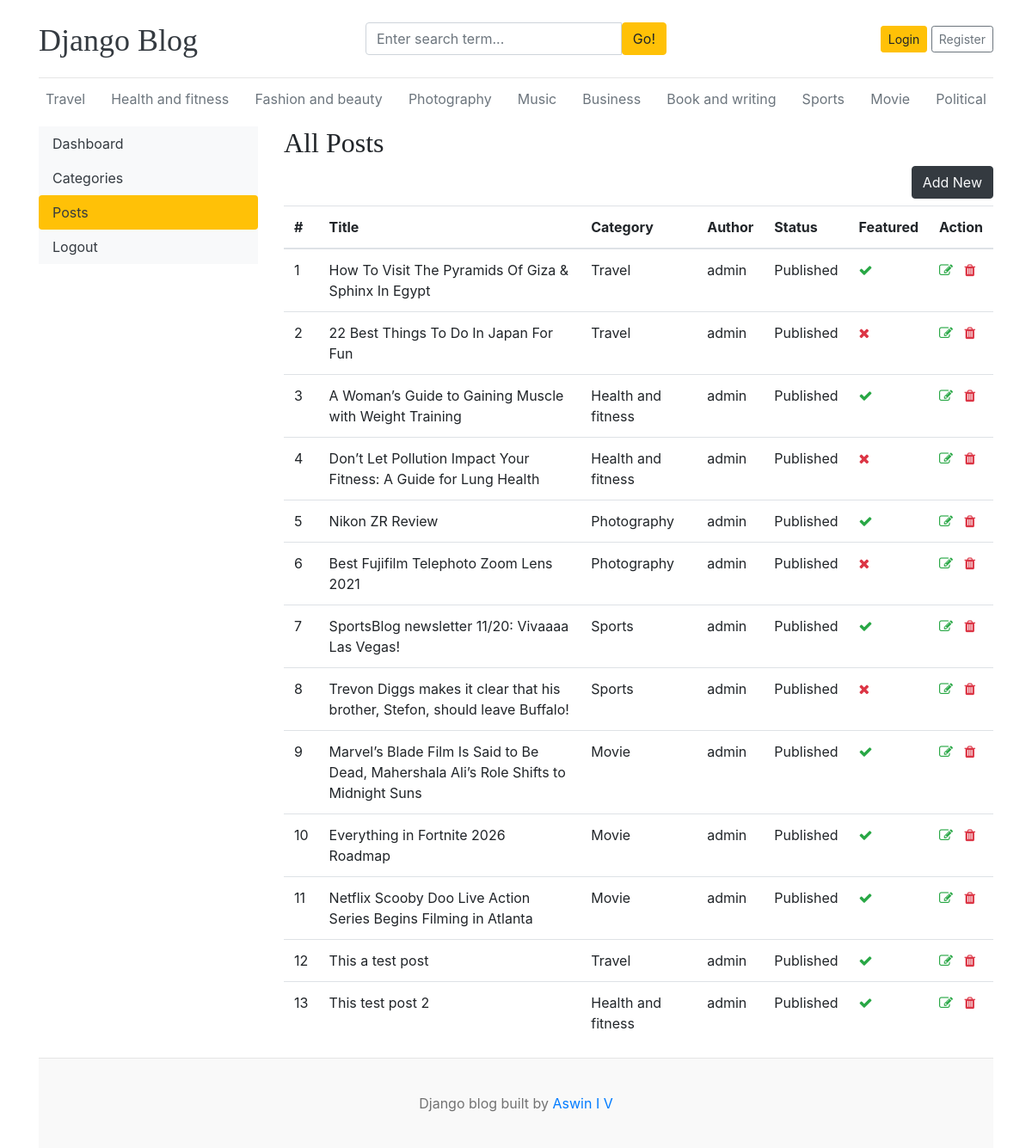
The app's page /dashboard/posts/ with its own data.
### blogs/models.py (models this page shows, shortened)
class Category(models.Model):
    category_name = models.CharField(max_length=50,unique=True)
    created_at = models.DateTimeField(auto_now_add=True)
    updated_at = models.DateTimeField(auto_now=True)
    class Meta:
        verbose_name_plural = 'categories'
    def __str__(self):
        return self.category_name

class Blog(models.Model):
    title = models.CharField(max_length=100)
    slug = models.SlugField(max_length=150,unique=True,blank=True)
    category = models.ForeignKey(Category,on_delete=models.CASCADE)
    author =  models.ForeignKey(User,on_delete=models.CASCADE)
    featured_image = models.ImageField(upload_to='uploads/%Y/%m/%d')
    short_description = models.TextField(max_length=500)
    blog_body = models.TextField(max_length=2000)
    status = models.CharField(max_length=20,choices=STATUS_CHOICES,default=0)
    is_featured = models.BooleanField(default=False)
    created_at = models.DateTimeField(auto_now_add=True)
    updated_at = models.DateTimeField(auto_now=True)

### dashboards/views.py (the view)
# urls.py: path('posts/',views.posts,name='posts'),
def posts(request):
    posts = Blog.objects.all()
    context= {
        'posts' : posts,
    }
    return render(request,'dashboard/posts.html',context)

### blogs/context_processors.py (called while the page is built)
def get_categories(request):
    categories = Category.objects.all()
    return dict(categories=categories)

def get_social_links(request):
    social_links = SocialLink.objects.all()
    return dict(social_links=social_links)

### templates/dashboard/posts.html (shortened to what this page needs)
{% extends 'base.html' %}
{% block content %}
<div class="row">
   {% include 'dashboard/sidebar.html' %}
     <div class="col-md-9">
        <h2>All Posts</h2>
        <a href="{% url 'add_post' %}" class="btn btn-dark text-light float-right mb-2">Add New</a>
        <table class="table table-hover">
  <thead>
    <tr>
      <th>#</th>
      <th>Title</th>
      <th>Category</th>
      <th>Author</th>
       <th>Status</th>
       <th>Featured</th>
      <th>Action</th>
    </tr>
  </thead>
  <tbody>
    {% for post in posts %}
    <tr>
      <td >{{forloop.counter}}</td>
      <td>{{post.title}}</td>
      <td>{{post.category}}</td>
      <td>{{post.author}}</td>
      <td>{{post.status}}</td>
      <td> {%if post.is_featured%}<i class="fa fa-check text-success"></i>{%else%}<i class="fa fa-times text-danger"></i>{%endif%}</td>
      <td>
        <a href="{% url 'edit_post' post.id %}"><i class="fa fa-edit text-success"></i></a>
        <a href="{% url 'delete_post' post.id %}"><i class="fa fa-trash text-danger"></i></a>
    </td>
    </tr>
    {% endfor %}
  </tbody>
</table>
     </div>
</div>
{%endblock%}

### templates/base.html (shortened to what this page needs)
{% load static %}
<!DOCTYPE html>
<html lang="en">
<head>
    <link href="https://getbootstrap.com/docs/4.0/dist/css/bootstrap.min.css" rel="stylesheet">
    <link href="{% static 'css/blog.css' %}" rel="stylesheet">
    <link rel="stylesheet" href="https://cdnjs.cloudflare.com/ajax/libs/font-awesome/4.7.0/css/font-awesome.min.css">
  </head>
<body>
    <div class="container">
      <header class="blog-header py-3">
        <div class="row flex-nowrap justify-content-between align-items-center">
          <div class="col-4 pt-1">
            <a class="blog-header-logo text-dark" href="/">Django Blog</a>
          </div>
          <div class="col-4">
           <form action="{% url 'search' %}" method="get">
             <div class="input-group">
                  <input class="form-control" type="text" name="keyword" value="{{keyword}}" placeholder="Enter search term..." aria-label="Enter search term..." aria-describedby="button-search" />
                  <button type="submit" class="btn btn-warning" id="button-search" type="button">Go!</button>
              </div>
           </form>
          </div>
          <div class="col-4 d-flex justify-content-end align-items-center">
            {% if not user.is_authenticated %}
            <a class="btn btn-sm btn-warning" href="{% url 'login' %}">Login</a> &nbsp;
            <a class="btn btn-sm btn-outline-secondary" href="{% url 'register' %}">Register</a>
            {% else %}
             <span><a href="{% url 'dashboard' %}">Dashboard</a></span>
            &emsp;
            <span><a href="{% url 'logout' %}"> Logout</a></span>
            {% endif %}
          </div>
        </div>
      </header>
      <div class="nav-scroller py-1 mb-2">
        <nav class="nav d-flex justify-content-between">
          {% for cat in categories %}
          <a class="p-2 text-muted" href="{% url 'posts_by_category' cat.id %}">{{ cat.category_name }}</a>
          {% endfor %}
        </nav>
      </div>
{% block content %}
{% endblock %}
       <footer class="blog-footer">
  <p>Django blog built  by <a href="#">Aswin I V</a></p>
</footer>
</body>
</html>

### blog_main/static/css/blog.css (style rules this page uses)
.blog-header { border-bottom: 1px solid #e5e5e5; }
.blog-header-logo { font-family: "Playfair Display", Georgia, "Times New Roman", serif; font-size: 2.25rem; }
h1, h2, h3, h4, h5, h6 { font-family: "Playfair Display", Georgia, "Times New Roman", serif; }
.blog-footer { padding: 2.5rem 0; color: #727272; text-align: center; background-color: #f9f9f9; border-top: .05rem solid #e5e5e5; }
.blog-footer p:last-child { margin-bottom: 0; }

### records on screen
Category: category_name "Travel"
Category: category_name "Health and fitness"
Category: category_name "Fashion and beauty"
Category: category_name "Photography"
Category: category_name "Music"
Category: category_name "Business"
Category: category_name "Book and writing"
Category: category_name "Sports"
Category: category_name "Movie"
Category: category_name "Political"
Blog: title "How To Visit The Pyramids Of Giza & Sphinx In Egypt", category "Travel", author "admin", status "Published", is_featured True (drawn)
Blog: title "22 Best Things To Do In Japan For Fun", category "Travel", author "admin", status "Published", is_featured False (drawn)
Blog: title "A Woman’s Guide to Gaining Muscle with Weight Training", category "Health and fitness", author "admin", status "Published", is_featured True (drawn)
Blog: title "Don’t Let Pollution Impact Your Fitness: A Guide for Lung Health", category "Health and fitness", author "admin", status "Published", is_featured False (drawn)
Blog: title "Nikon ZR Review", category "Photography", author "admin", status "Published", is_featured True (drawn)
Blog: title "Best Fujifilm Telephoto Zoom Lens 2021", category "Photography", author "admin", status "Published", is_featured False (drawn)
Blog: title "SportsBlog newsletter 11/20: Vivaaaa Las Vegas!", category "Sports", author "admin", status "Published", is_featured True (drawn)
Blog: title "Trevon Diggs makes it clear that his brother, Stefon, should leave Buffalo!", category "Sports", author "admin", status "Published", is_featured False (drawn)
Blog: title "Marvel’s Blade Film Is Said to Be Dead, Mahershala Ali’s Role Shifts to Midnight Suns", category "Movie", author "admin", status "Published", is_featured True (drawn)
Blog: title "Everything in Fortnite 2026 Roadmap", category "Movie", author "admin", status "Published", is_featured True (drawn)
Blog: title "Netflix Scooby Doo Live Action Series Begins Filming in Atlanta", category "Movie", author "admin", status "Published", is_featured True (drawn)
Blog: title "This a test post", category "Travel", author "admin", status "Published", is_featured True (drawn)
Blog: title "This test post 2", category "Health and fitness", author "admin", status "Published", is_featured True (drawn)
